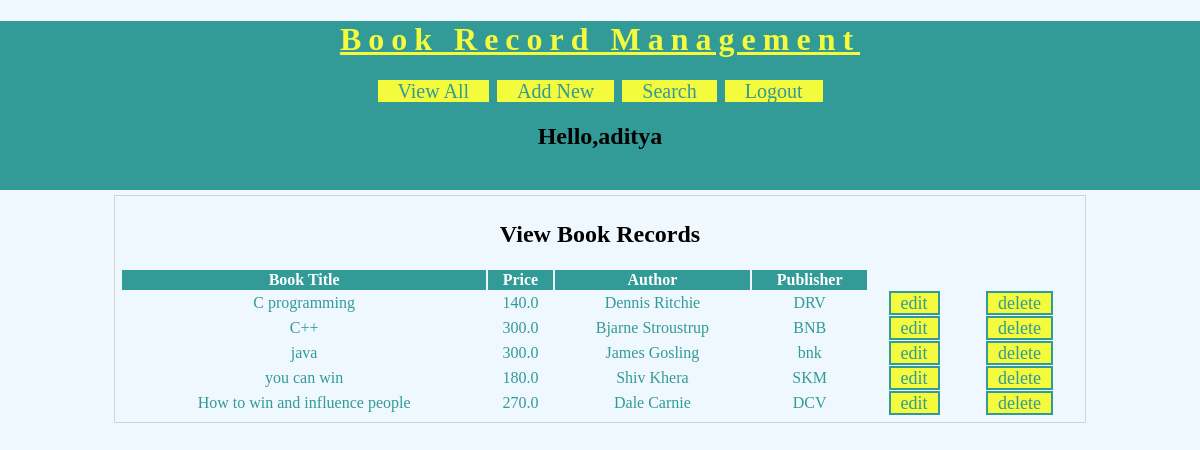
Screenshot of /BRMAPP/view-books (signed in) with the database file from the repository.
### BRMAPP/models.py (models this page shows)
class Book(models.Model):
    title=models.CharField(max_length=100)
    price=models.FloatField()
    author=models.CharField(max_length=100)
    publisher=models.CharField(max_length=100)

### BRMAPP/views.py (the view)
# urls.py: re_path('view-books',views.viewBook),
@login_required(login_url='/BRMAPP/login/')
def viewBook(request):
    books = models.Book.objects.all()
    username = request.session['username']
    res = render(request, 'BRMAPP/view_book.html',
                 {'books': books, 'username': username})
    return res

### templates/BRMAPP/view_book.html (shortened to what this page needs)
<!DOCTYPE html>
{% load static %}
<html>
    <head>
        <link rel="stylesheet" href="{%static 'css/BRMstyle.css' %}">
    </head>
    <body>
        <div id="header">
            <h1>Book Record Management</h1>
            <div id="nav">
                <a href="/BRMAPP/view-books">View All</a>
                <a href="/BRMAPP/new-book">Add New</a>
                <a href="/BRMAPP/search-book">Search</a>
                <a href="/BRMAPP/logout">Logout</a>
            </div>
            <h2>Hello,{{username}}</h2>
        </div>
        <div id="main">
            <h2>View Book Records</h2>
            <table>
                <thead>
                    <th>Book Title</th>
                    <th>Price</th>
                    <th>Author</th>
                    <th>Publisher</th>
                </thead>
                {%for book in books%}
                 <tr>
                 <td>{{book.title}}</td>
                 <td>{{book.price}}</td>
                 <td>{{book.author}}</td>
                 <td>{{book.publisher}}</td>
                <td><a class='btn' href='/BRMAPP/edit-book?bookid={{book.id}}'>edit</a></td>
                <td><a class='btn' href='/BRMAPP/delete-book?bookid={{book.id}}'>delete</a></td>
                 </tr>
                 {% endfor %}
            </table>
        </div>
    </body>
    </html>

### static/css/BRMstyle.css (style rules this page uses)
body { background-color:aliceblue; margin:0px 0px 0px 0px; font-family:"calibri"; }
#header { background-color:#329A97; padding-bottom:20px; text-align:center; }
#header h1 { text-align:center; color:#F4FA3C; letter-spacing:7px; text-decoration:underline; }
#nav { width:60%; margin:auto; }
#nav a { background-color:#F4FA3C; width:150px; border:solid 2px #329A97; font-size:20px; text-decoration:none; color:#329A97; padding-left:20px; padding-right:20px; }
#main { margin: auto; border:solid 1px lightgray; width:80%; padding:5px; margin-top:5px; }
#main form, #main h2 { text-align:center; }
#main table { width:100%; text-align:center; color:#329A97; }
#main table th { background-color: #329A97; color:white; }
.btn { background-color:#F4FA3C; width:150px; border:solid 2px #329A97; font-size:18px; text-decoration:none; color:#329A97; padding-left:10px; padding-right:10px; }

### rows the page displays
Book: title "C programming", price "140.0", author "Dennis Ritchie", publisher "DRV"
Book: title "C++", price "300.0", author "Bjarne Stroustrup", publisher "BNB"
Book: title "java", price "300.0", author "James Gosling", publisher "bnk"
Book: title "you can win", price "180.0", author "Shiv Khera", publisher "SKM"
Book: title "How to win and influence people", price "270.0", author "Dale Carnie", publisher "DCV"

### other values shown
{{ username }} "aditya"
